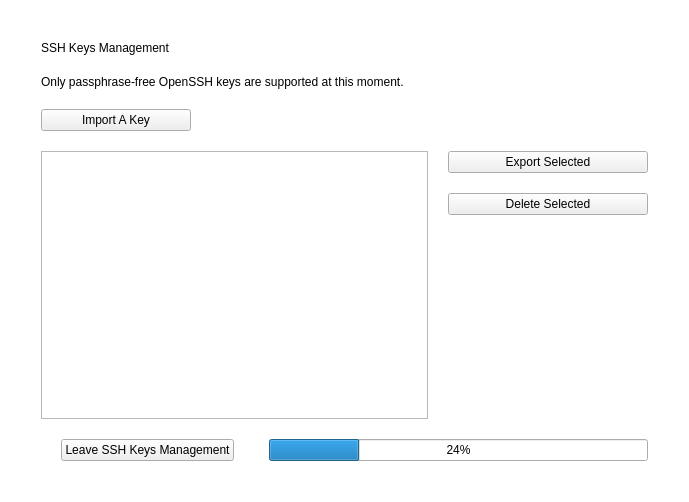
<?xml version="1.0" encoding="UTF-8"?>
<ui version="4.0">
 <class>SSHManagement</class>
 <widget class="QWidget" name="SSHManagement">
  <property name="geometry">
   <rect>
    <x>0</x>
    <y>0</y>
    <width>689</width>
    <height>502</height>
   </rect>
  </property>
  <property name="windowTitle">
   <string>Form</string>
  </property>
  <property name="styleSheet">
   <string notr="true">#SSHManagement
{
background-color: rgb(255, 255, 255);
}

.FrameTitle {
border: 2px solid #EFEFEF;
padding: 2px;
font-size: 12pt;
border-top: none;
border-left: none;
border-right: none;
}</string>
  </property>
  <layout class="QHBoxLayout" name="horizontalLayout">
   <item>
    <widget class="QStackedWidget" name="stackedWidget">
     <property name="currentIndex">
      <number>2</number>
     </property>
     <widget class="QWidget" name="pageLocked">
      <layout class="QVBoxLayout" name="verticalLayout">
       <property name="leftMargin">
        <number>80</number>
       </property>
       <property name="topMargin">
        <number>60</number>
       </property>
       <property name="rightMargin">
        <number>80</number>
       </property>
       <property name="bottomMargin">
        <number>60</number>
       </property>
       <item>
        <widget class="QLabel" name="label_2">
         <property name="text">
          <string>SSH Keys Management</string>
         </property>
         <property name="class" stdset="0">
          <string>FrameTitle</string>
         </property>
        </widget>
       </item>
       <item>
        <layout class="QHBoxLayout" name="horizontalLayout_3">
         <item>
          <spacer name="horizontalSpacer_3">
           <property name="orientation">
            <enum>Qt::Horizontal</enum>
           </property>
           <property name="sizeHint" stdset="0">
            <size>
             <width>40</width>
             <height>20</height>
            </size>
           </property>
          </spacer>
         </item>
         <item>
          <layout class="QVBoxLayout" name="verticalLayout_11">
           <item>
            <spacer name="verticalSpacer_5">
             <property name="orientation">
              <enum>Qt::Vertical</enum>
             </property>
             <property name="sizeHint" stdset="0">
              <size>
               <width>228</width>
               <height>18</height>
              </size>
             </property>
            </spacer>
           </item>
           <item>
            <widget class="QLabel" name="label_27">
             <property name="text">
              <string>&lt;html&gt;&lt;head/&gt;&lt;body&gt;&lt;p&gt;&lt;span style=&quot; font-weight:600;&quot;&gt;SSH Keys Not Loaded&lt;/span&gt;&lt;/p&gt;&lt;p&gt;Press the load keys button to load SSH keys from your device.&lt;/p&gt;&lt;/body&gt;&lt;/html&gt;</string>
             </property>
            </widget>
           </item>
           <item>
            <spacer name="verticalSpacer_6">
             <property name="orientation">
              <enum>Qt::Vertical</enum>
             </property>
             <property name="sizeType">
              <enum>QSizePolicy::Fixed</enum>
             </property>
             <property name="sizeHint" stdset="0">
              <size>
               <width>228</width>
               <height>28</height>
              </size>
             </property>
            </spacer>
           </item>
           <item>
            <widget class="QPushButton" name="pushButtonUnlock">
             <property name="text">
              <string>Load Keys</string>
             </property>
            </widget>
           </item>
           <item>
            <spacer name="verticalSpacer_19">
             <property name="orientation">
              <enum>Qt::Vertical</enum>
             </property>
             <property name="sizeHint" stdset="0">
              <size>
               <width>228</width>
               <height>18</height>
              </size>
             </property>
            </spacer>
           </item>
          </layout>
         </item>
         <item>
          <spacer name="horizontalSpacer_4">
           <property name="orientation">
            <enum>Qt::Horizontal</enum>
           </property>
           <property name="sizeHint" stdset="0">
            <size>
             <width>40</width>
             <height>20</height>
            </size>
           </property>
          </spacer>
         </item>
        </layout>
       </item>
      </layout>
     </widget>
     <widget class="QWidget" name="pageWait">
      <layout class="QHBoxLayout" name="horizontalLayout_2">
       <item>
        <spacer name="horizontalSpacer">
         <property name="orientation">
          <enum>Qt::Horizontal</enum>
         </property>
         <property name="sizeHint" stdset="0">
          <size>
           <width>193</width>
           <height>20</height>
          </size>
         </property>
        </spacer>
       </item>
       <item>
        <widget class="RotateSpinner" name="widgetSpin" native="true"/>
       </item>
       <item>
        <layout class="QVBoxLayout" name="verticalLayout_10">
         <item>
          <spacer name="verticalSpacer_3">
           <property name="orientation">
            <enum>Qt::Vertical</enum>
           </property>
           <property name="sizeHint" stdset="0">
            <size>
             <width>228</width>
             <height>18</height>
            </size>
           </property>
          </spacer>
         </item>
         <item>
          <widget class="QLabel" name="label_26">
           <property name="text">
            <string>&lt;html&gt;&lt;head/&gt;&lt;body&gt;&lt;p&gt;&lt;span style=&quot; font-size:12pt; font-weight:600;&quot;&gt;Wait for device confirmation&lt;/span&gt;&lt;/p&gt;&lt;p&gt;Confirm the request on your device.&lt;/p&gt;&lt;/body&gt;&lt;/html&gt;</string>
           </property>
          </widget>
         </item>
         <item>
          <spacer name="verticalSpacer_4">
           <property name="orientation">
            <enum>Qt::Vertical</enum>
           </property>
           <property name="sizeType">
            <enum>QSizePolicy::Fixed</enum>
           </property>
           <property name="sizeHint" stdset="0">
            <size>
             <width>228</width>
             <height>28</height>
            </size>
           </property>
          </spacer>
         </item>
         <item>
          <widget class="QProgressBar" name="progressBarLoad">
           <property name="maximum">
            <number>0</number>
           </property>
           <property name="value">
            <number>-1</number>
           </property>
          </widget>
         </item>
         <item>
          <spacer name="verticalSpacer_18">
           <property name="orientation">
            <enum>Qt::Vertical</enum>
           </property>
           <property name="sizeHint" stdset="0">
            <size>
             <width>228</width>
             <height>18</height>
            </size>
           </property>
          </spacer>
         </item>
        </layout>
       </item>
       <item>
        <spacer name="horizontalSpacer_2">
         <property name="orientation">
          <enum>Qt::Horizontal</enum>
         </property>
         <property name="sizeHint" stdset="0">
          <size>
           <width>193</width>
           <height>20</height>
          </size>
         </property>
        </spacer>
       </item>
      </layout>
     </widget>
     <widget class="QWidget" name="pageEditSsh">
      <layout class="QVBoxLayout" name="verticalLayout_3">
       <property name="spacing">
        <number>20</number>
       </property>
       <property name="leftMargin">
        <number>30</number>
       </property>
       <property name="topMargin">
        <number>30</number>
       </property>
       <property name="rightMargin">
        <number>30</number>
       </property>
       <property name="bottomMargin">
        <number>30</number>
       </property>
       <item>
        <widget class="QLabel" name="label_3">
         <property name="text">
          <string>SSH Keys Management</string>
         </property>
         <property name="class" stdset="0">
          <string>FrameTitle</string>
         </property>
        </widget>
       </item>
       <item>
        <widget class="QLabel" name="label">
         <property name="text">
          <string>Only passphrase-free OpenSSH keys are supported at this moment.</string>
         </property>
        </widget>
       </item>
       <item>
        <layout class="QHBoxLayout" name="horizontalLayout_5">
         <item>
          <widget class="QPushButton" name="pushButtonImport">
           <property name="minimumSize">
            <size>
             <width>150</width>
             <height>0</height>
            </size>
           </property>
           <property name="text">
            <string>Import A Key</string>
           </property>
          </widget>
         </item>
         <item>
          <spacer name="horizontalSpacer_7">
           <property name="orientation">
            <enum>Qt::Horizontal</enum>
           </property>
           <property name="sizeHint" stdset="0">
            <size>
             <width>40</width>
             <height>20</height>
            </size>
           </property>
          </spacer>
         </item>
        </layout>
       </item>
       <item>
        <layout class="QHBoxLayout" name="horizontalLayout_6">
         <item>
          <widget class="QListView" name="listViewKeys">
           <property name="editTriggers">
            <set>QAbstractItemView::NoEditTriggers</set>
           </property>
          </widget>
         </item>
         <item>
          <layout class="QVBoxLayout" name="verticalLayout_2">
           <item>
            <widget class="QPushButton" name="pushButtonExport">
             <property name="minimumSize">
              <size>
               <width>200</width>
               <height>0</height>
              </size>
             </property>
             <property name="text">
              <string>Export Selected</string>
             </property>
            </widget>
           </item>
           <item>
            <widget class="QPushButton" name="pushButtonDelete">
             <property name="minimumSize">
              <size>
               <width>200</width>
               <height>0</height>
              </size>
             </property>
             <property name="text">
              <string>Delete Selected</string>
             </property>
            </widget>
           </item>
           <item>
            <spacer name="verticalSpacer_7">
             <property name="orientation">
              <enum>Qt::Vertical</enum>
             </property>
             <property name="sizeHint" stdset="0">
              <size>
               <width>20</width>
               <height>208</height>
              </size>
             </property>
            </spacer>
           </item>
          </layout>
         </item>
        </layout>
       </item>
       <item>
        <layout class="QHBoxLayout" name="horizontalLayout_4">
         <property name="spacing">
          <number>35</number>
         </property>
         <property name="leftMargin">
          <number>20</number>
         </property>
         <item>
          <widget class="QPushButton" name="buttonDiscard">
           <property name="sizePolicy">
            <sizepolicy hsizetype="Minimum" vsizetype="Preferred">
             <horstretch>0</horstretch>
             <verstretch>0</verstretch>
            </sizepolicy>
           </property>
           <property name="minimumSize">
            <size>
             <width>150</width>
             <height>0</height>
            </size>
           </property>
           <property name="text">
            <string>Leave SSH Keys Management</string>
           </property>
          </widget>
         </item>
         <item>
          <spacer name="horizontalSpacer_5">
           <property name="orientation">
            <enum>Qt::Horizontal</enum>
           </property>
           <property name="sizeType">
            <enum>QSizePolicy::MinimumExpanding</enum>
           </property>
           <property name="sizeHint" stdset="0">
            <size>
             <width>0</width>
             <height>20</height>
            </size>
           </property>
          </spacer>
         </item>
         <item>
          <widget class="QProgressBar" name="progressBarLoad2">
           <property name="sizePolicy">
            <sizepolicy hsizetype="Expanding" vsizetype="Fixed">
             <horstretch>1</horstretch>
             <verstretch>0</verstretch>
            </sizepolicy>
           </property>
           <property name="value">
            <number>24</number>
           </property>
          </widget>
         </item>
        </layout>
       </item>
      </layout>
     </widget>
    </widget>
   </item>
  </layout>
 </widget>
 <customwidgets>
  <customwidget>
   <class>RotateSpinner</class>
   <extends>QWidget</extends>
   <header>RotateSpinner.h</header>
   <container>1</container>
  </customwidget>
 </customwidgets>
 <resources/>
 <connections/>
</ui>
